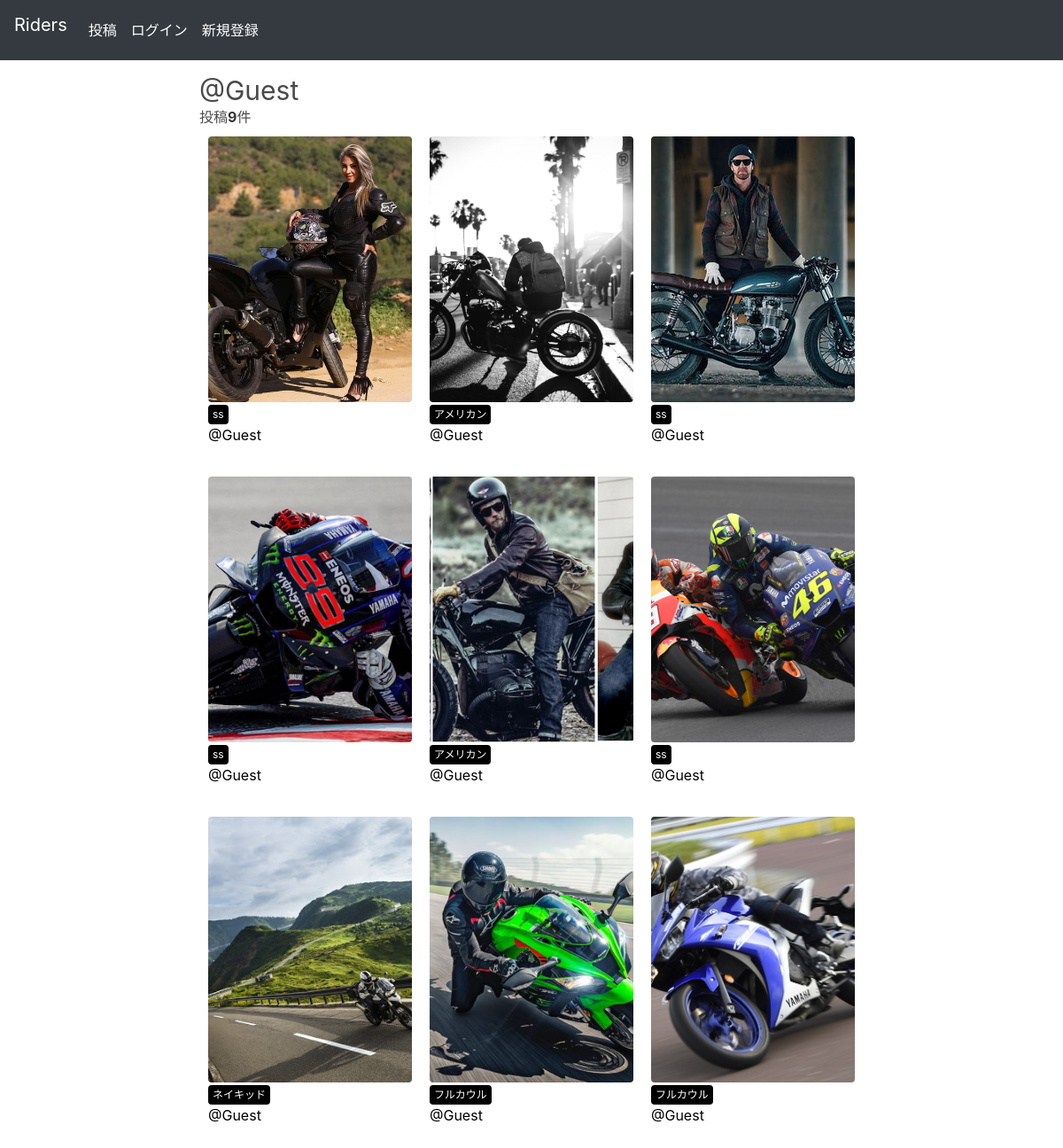
Page /users/1 on the committed database.
### users/models.py (models this page shows)
class User(AbstractBaseUser, PermissionsMixin):
    username = models.CharField('username', unique=True, max_length=20, default='Guest')
    email = models.EmailField("メールアドレス", unique=True)
    is_staff = models.BooleanField("is_staff", default=False)
    is_active = models.BooleanField("is_active", default=True)
    date_joined = models.DateTimeField("date_joined",
                                     default=timezone.now)
    objects = UserManager()
    USERNAME_FIELD = "email"
    EMAIL_FIELD = "email"
    REQUIRED_FIELDS = []
    class Meta:
        verbose_name = "user"
        verbose_name_plural = "users"

### myapp/models.py (models this page shows)
class Photo(models.Model):
    title = models.CharField(max_length=50)
    comment = models.TextField(blank=True)
    image = models.ImageField(upload_to='photos')
    category = models.ForeignKey(Category, on_delete=models.PROTECT)
    user = models.ForeignKey(get_user_model(), on_delete=models.CASCADE)
    created_at = models.DateTimeField(auto_now=True)

class Category(models.Model):
    title = models.CharField(max_length=20)
    def __str__(self):
        return self.title

### myapp/views.py (the view)
# urls.py: path('users/<int:pk>', views.users_detail, name='users_detail'),
def users_detail(request, pk):
    user = get_object_or_404(get_user_model(), pk=pk)
    photos = user.photo_set.all().order_by('-created_at')
    return render(request, 'myapp/users_detail.html', {'user': user, 'photos': photos})

### myapp/templates/myapp/users_detail.html
{% extends 'myapp/base.html' %}
{% block content %}
<h2 class='user-name'>@{{ user.username }}</h2>
{% if photos.count != 0 %}
    <p>投稿<strong>{{ photos.count }}</strong>件</p>
{% else %}
    {% if user == request.user %}
        <p>初めての投稿をしてみましょう！</p>
    {% else %}
        <p>@{{ user.username }}さんはまだ投稿していません。</p>
    {% endif %}
{% endif %}
{% include 'myapp/photos_list.html' %}
{% endblock %}

### myapp/templates/myapp/base.html (shortened to what this page needs)
{% load static %}
<!DOCTYPE html>
<html lang="en" dir="ltr">
  <head>
    <link rel="stylesheet" href="https://stackpath.bootstrapcdn.com/bootstrap/4.4.1/css/bootstrap.min.css">
    <link rel="stylesheet" href="https://cdnjs.cloudflare.com/ajax/libs/bulma/0.6.2/css/bulma.css" />
    <link rel="stylesheet" type='text/css' href="{% static 'css/style.css' %}">
  </head>
  <body>
    <header class='fixed-top'>
      <nav class='navbar navbar-expand-lg navbar-light navbar-dark bg-dark'>
        <a class='navbar-brand' href="{% url 'myapp:index' %}">Riders</a>
        <div class="collapse navbar-collapse" id='navbarNav'>
          <ul class='navbar-nav'>
            <li class='nav-item active'>
              <a class='nav-link' href="{% url 'myapp:photos_new' %}">投稿</a>
            </li>
            {% if request.user.is_authenticated %}
            <li class='nav-item active'>
              <a class='nav-link' href="{% url 'myapp:users_detail' request.user.id %}">マイページ</a>
            </li>
            <li class='nav-item active'>
              <a class='nav-link' href="{% url 'myapp:logout' %}">ログアウト</a>
            </li>
            {% else %}
            <li class='nav-item active'>
              <a class='nav-link' href="{% url 'myapp:login' %}">ログイン</a>
            </li>
            <li class='nav-item active'>
              <a class='nav-link' href="{% url 'myapp:signup' %}">新規登録</a>
            </li>
            {% endif %}
            <li class='nav-item active'>
              <a class='nav-link' href="#"></a>
            </li>
            <li class='nav-item active'>
              <a class='nav-link' href="#"></a>
            </li>
          </ul>
        </div>
      </nav>
    </header>
    <div class="container mt-5">
      {% block content %}{% endblock %}
    </div>
  </body>
</html>

### myapp/templates/myapp/photos_list.html (shortened to what this page needs)
<div class='photo-container'>
    {% for photo in photos %}
        <div class='photo'>
            <a href="{% url 'myapp:photos_detail' photo.id %}">
                <img src="{{ photo.image.url }}" alt="some errors occur!" class='photo-img'>
            </a>
            <div class='photo-info'>
                <a href="{% url 'myapp:photos_category' category=photo.category %}" class='category'>{{ photo.category }}</a>
                <a href="{% url 'myapp:users_detail' photo.user.id %}">@{{ photo.user.username }}</a>
            </div>
        </div>
    {% endfor %}
</div>

### static/css/style.css (style rules this page uses)
html, body { margin: 0; }
div { box-sizing: border-box; }
a { text-decoration: none; color: #000; }
.container { width: 80%; margin: auto; overflow: auto; }
header { height: 70px; }
body > .container { width: 65%; padding-top: 60px; }
.photo { width: calc(100%/3); float: left; padding: 10px; margin-bottom: 15px; }
.photo a { display: block; }
.photo-info .category { display: inline-block; padding: 2px 5px; border-radius: 4px; font-size: 12px; color: #fff; background-color: #000; }
.user-name { font-size: 30px; }
.photo-img { width: 100%; max-width: 500px; height: 300px; object-fit: cover; border-radius: 4px; }

### rows in the picture
User: username "Guest"
Photo: image (picture), category "ss", user.username "Guest"
Photo: image (picture), category "アメリカン", user.username "Guest"
Photo: image (picture), category "ss", user.username "Guest"
Photo: image (picture), category "ss", user.username "Guest"
Photo: image (picture), category "アメリカン", user.username "Guest"
Photo: image (picture), category "ss", user.username "Guest"
Photo: image (picture), category "ネイキッド", user.username "Guest"
Photo: image (picture), category "フルカウル", user.username "Guest"
Photo: image (picture), category "フルカウル", user.username "Guest"

### other values in the picture
{{ photos.count }} "9"
